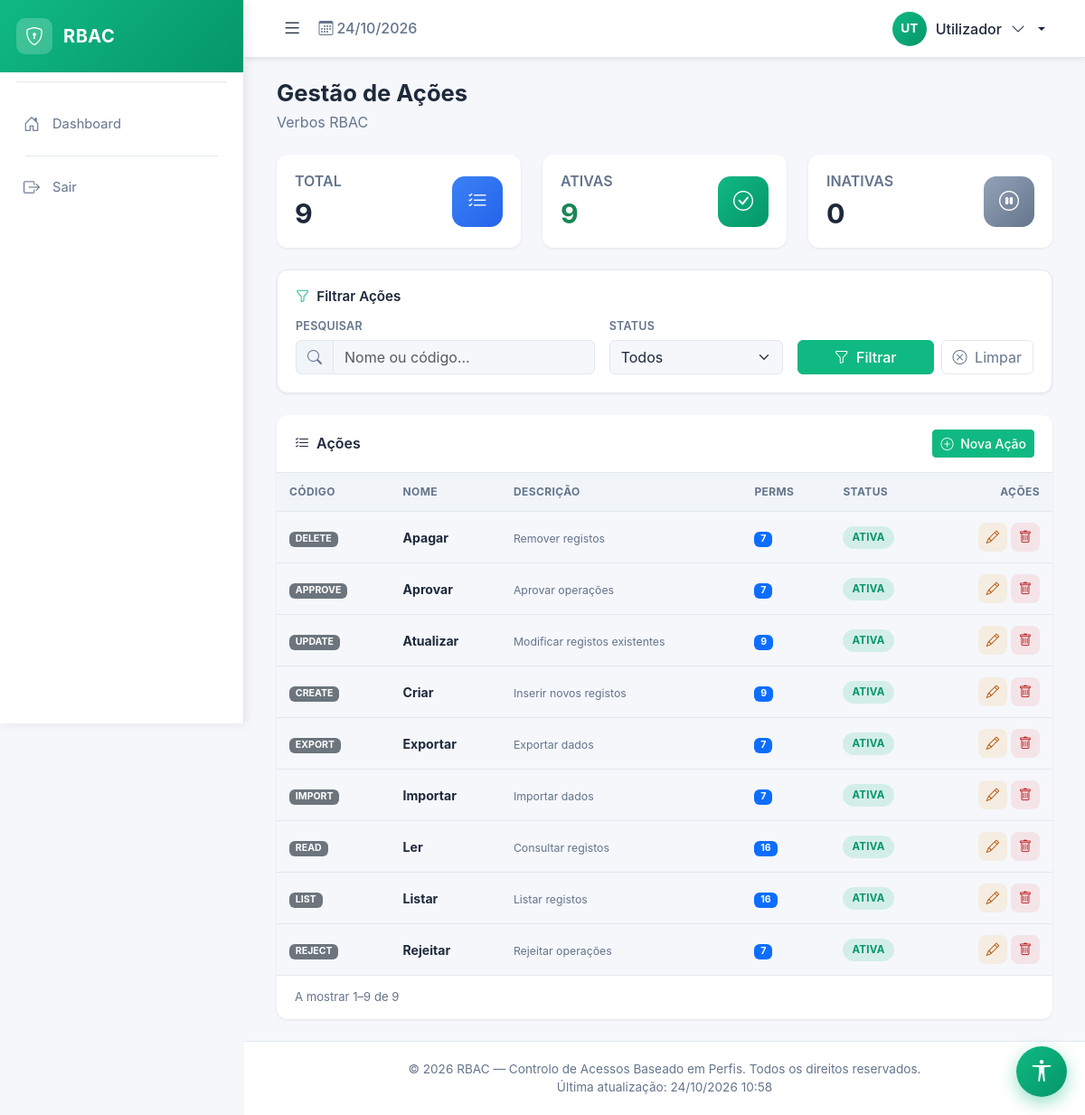
/action.php, run on the app's committed database.
### tables this page shows
CREATE TABLE IF NOT EXISTS ACTIONS (
    ACTION_ID          INT AUTO_INCREMENT PRIMARY KEY,
    ACTION_CODE        VARCHAR(10)  NOT NULL UNIQUE,
    ACTION_NAME        VARCHAR(50)  NOT NULL UNIQUE,
    ACTION_DESCRIPTION TEXT         NULL,
    ACTION_STATUS      ENUM('ACTIVE','INACTIVE') DEFAULT 'ACTIVE',
    ACTION_CREATEBY    INT NULL,
    ACTION_UPDATEBY    INT NULL,
    ACTION_CREATEAT    TIMESTAMP DEFAULT CURRENT_TIMESTAMP,
    ACTION_UPDATEAT    TIMESTAMP DEFAULT CURRENT_TIMESTAMP ON UPDATE CURRENT_TIMESTAMP
);

### action.php (the view, shortened to what the rows shown need)
<?php
    require_once __DIR__ . '/config/config.php';
    require_once __DIR__ . '/class/Action.php';
    require_once __DIR__ . '/class/Sanitize.php';
    require_once __DIR__ . '/class/Log.php';
    $actionRepo = new Action();
    try {
        $filtroTexto  = Sanitize::string($_GET['f_name'] ?? '', 100);
        $filtroStatus = Sanitize::enum($_GET['f_status'] ?? '', ['ACTIVE','INACTIVE']);
        $page = max(1, (int)($_GET['page'] ?? 1));
        $perPage = 10;
        $lista      = $actionRepo->search($filtroTexto, $filtroStatus ?: null);
        $total      = count($lista);
        $totalPages = max(1, (int)ceil($total / $perPage));
        $page       = min($page, $totalPages);
        $offset     = ($page - 1) * $perPage;
        $pagina     = array_slice($lista, $offset, $perPage);
        $statsTotal    = $actionRepo->countAll();
        $statsActive   = $actionRepo->countActive();
        $statsInactive = $statsTotal - $statsActive;
        $db = new Database();
        $meta = [];
        foreach ($pagina as $a) {
            $aid = (int)$a['ACTION_ID'];
            $meta[$aid] = ['perms' => (int)$db->count('PERMISSIONS', ['PERMISSION_ACTIONID' => $aid])];
        }
    } catch (Throwable $e) {
        Log::error('Tela action.php: erro ao carregar listagem', 'ACTIONS', $e, null, $_SESSION['user_id'] ?? null);
        $lista = $pagina = $meta = [];
        $total = 0; $totalPages = 1; $page = 1; $offset = 0;
        $statsTotal = $statsActive = $statsInactive = 0;
        $filtroTexto = ''; $filtroStatus = null;
    }
    include __DIR__ . '/include/navbar.php';
?>
        <main class="main-content">
            <div class="container-fluid">
                <div class="d-flex flex-wrap justify-content-between align-items-center mb-4 gap-3">
                    <div><h1 class="page-title mb-0">Gestão de Ações</h1><p class="text-muted mt-1 mb-0">Verbos RBAC</p></div>
                </div>
                <div class="row g-4 mb-4">
                    <div class="col-xl-4 col-md-6"><div class="card dashboard-card h-100"><div class="card-body d-flex justify-content-between align-items-center"><div><h2 class="card-value"><?= $statsTotal ?></h2></div></div></div></div>
                    <div class="col-xl-4 col-md-6"><div class="card dashboard-card h-100"><div class="card-body d-flex justify-content-between align-items-center"><div><h2 class="card-value text-success"><?= $statsActive ?></h2></div></div></div></div>
                    <div class="col-xl-4 col-md-6"><div class="card dashboard-card h-100"><div class="card-body d-flex justify-content-between align-items-center"><div><h2 class="card-value"><?= $statsInactive ?></h2></div></div></div></div>
                </div>
                <div class="card card-principal">
                    <div class="card-body p-0">
                        <div class="table-responsive">
                            <table class="table table-users mb-0">
                                <thead><tr><th>Código</th><th>Nome</th><th>Descrição</th><th>Perms</th><th>Status</th><th class="text-end">Ações</th></tr></thead>
                                <tbody>
                                    <?php if (empty($pagina)): ?>
                                        <tr><td colspan="6" class="text-center py-4 text-muted">Nenhuma ação encontrada.</td></tr>
                                    <?php else: ?>
                                        <?php foreach ($pagina as $a):
                                            $aid = (int)$a['ACTION_ID'];
                                            $isA = $a['ACTION_STATUS'] === 'ACTIVE';
                                        ?>
                                        <tr>
                                            <td><span class="badge bg-secondary"><?= e($a['ACTION_CODE']) ?></span></td>
                                            <td><strong><?= e($a['ACTION_NAME']) ?></strong></td>
                                            <td><small class="text-muted"><?= e($a['ACTION_DESCRIPTION'] ?: '—') ?></small></td>
                                            <td><span class="badge bg-primary"><?= $meta[$aid]['perms'] ?? 0 ?></span></td>
                                            <td><span class="status-badge <?= $isA ? 'ativo' : 'inativo' ?>"><?= $isA ? 'Ativa' : 'Inativa' ?></span></td>
                                            <td>
                                                <div class="action-group">
                                                    <button class="btn-action-tbl editar" data-bs-toggle="modal" data-bs-target="#editarAcaoModal"
                                                            data-id="<?= $aid ?>"
                                                            data-nome="<?= e($a['ACTION_NAME']) ?>"
                                                            data-codigo="<?= e($a['ACTION_CODE']) ?>"
                                                            data-descricao="<?= e($a['ACTION_DESCRIPTION']) ?>"
                                                            data-status="<?= e($a['ACTION_STATUS']) ?>">
                                                        <i class="bi bi-pencil"></i>
                                                    </button>
                                                    <button class="btn-action-tbl apagar" data-bs-toggle="modal" data-bs-target="#eliminarAcaoModal"
                                                            data-id="<?= $aid ?>"
                                                            data-nome="<?= e($a['ACTION_NAME']) ?>"
                                                            data-perms="<?= $meta[$aid]['perms'] ?? 0 ?>">
                                                        <i class="bi bi-trash"></i>
                                                    </button>
                                                </div>
                                            </td>
                                        </tr>
                                        <?php endforeach; ?>
                                    <?php endif; ?>
                                </tbody>
                            </table>
                        </div>
                    </div>
                </div>
            </div>
        </main>
<?php include __DIR__ . '/include/footer.php'; ?>

### data on the page
actions: ACTION_CODE "DELETE", ACTION_NAME "Apagar", ACTION_DESCRIPTION "Remover registos", ACTION_ID "7", ACTION_STATUS "ATIVA"
actions: ACTION_CODE "APPROVE", ACTION_NAME "Aprovar", ACTION_DESCRIPTION "Aprovar operações", ACTION_ID "7", ACTION_STATUS "ATIVA"
actions: ACTION_CODE "UPDATE", ACTION_NAME "Atualizar", ACTION_DESCRIPTION "Modificar registos existentes", ACTION_ID "9", ACTION_STATUS "ATIVA"
actions: ACTION_CODE "CREATE", ACTION_NAME "Criar", ACTION_DESCRIPTION "Inserir novos registos", ACTION_ID "9", ACTION_STATUS "ATIVA"
actions: ACTION_CODE "EXPORT", ACTION_NAME "Exportar", ACTION_DESCRIPTION "Exportar dados", ACTION_ID "7", ACTION_STATUS "ATIVA"
actions: ACTION_CODE "IMPORT", ACTION_NAME "Importar", ACTION_DESCRIPTION "Importar dados", ACTION_ID "7", ACTION_STATUS "ATIVA"
actions: ACTION_CODE "READ", ACTION_NAME "Ler", ACTION_DESCRIPTION "Consultar registos", ACTION_ID "16", ACTION_STATUS "ATIVA"
actions: ACTION_CODE "LIST", ACTION_NAME "Listar", ACTION_DESCRIPTION "Listar registos", ACTION_ID "16", ACTION_STATUS "ATIVA"
actions: ACTION_CODE "REJECT", ACTION_NAME "Rejeitar", ACTION_DESCRIPTION "Rejeitar operações", ACTION_ID "7", ACTION_STATUS "ATIVA"

### other printed values
APP_NAME "RBAC"
$iniciais "UT"
$nomeUser "Utilizador"
$statsTotal "9"
$statsActive "9"
$statsInactive "0"
$offset + 1 "1"
min($offset + $perPage, $total) "9"
$total "9"
